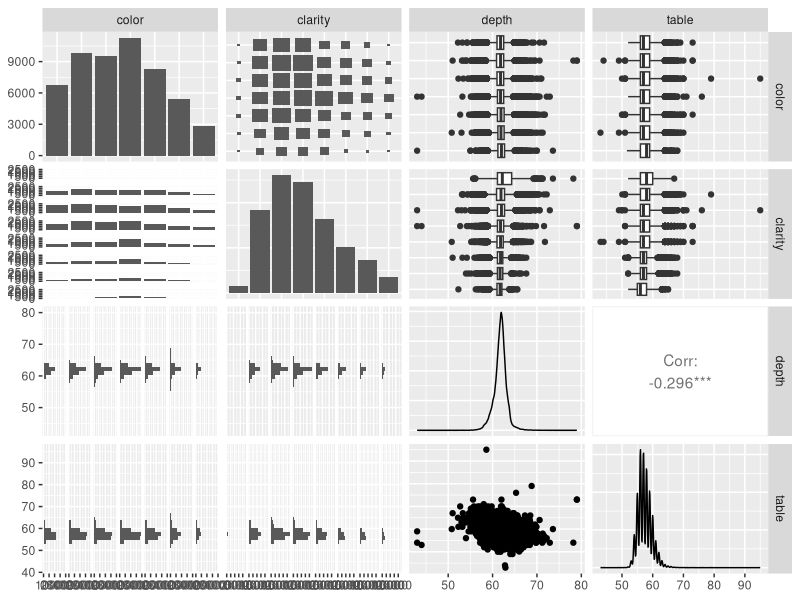
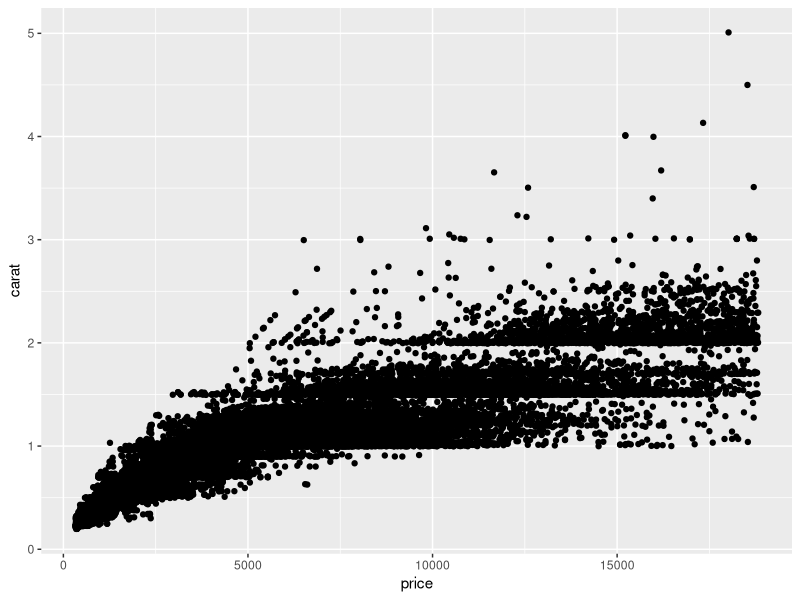
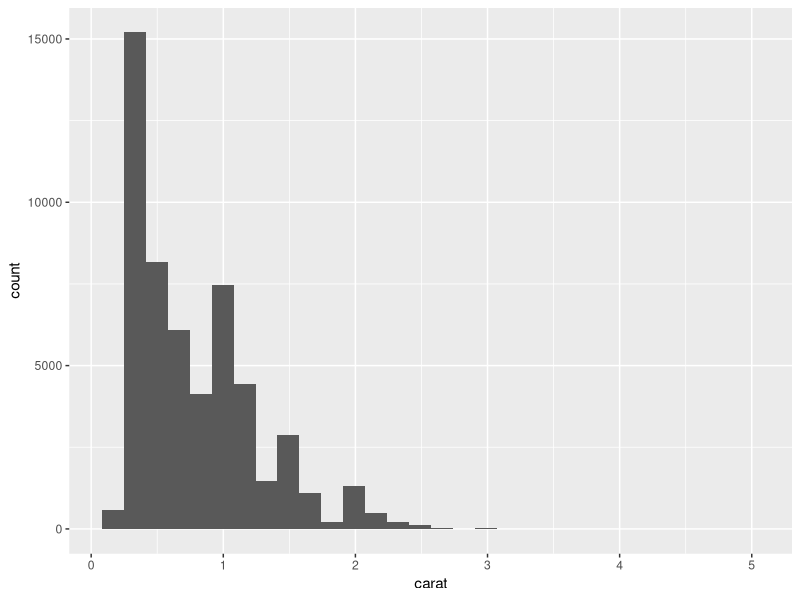

Write the R code that produced these figures, in order.
## ---- chunk 1
library(tidyverse)
library(skimr)
library(GGally)
## ---- chunk 2
#exploring ----

names(diamonds)
dim(diamonds)
summary(diamonds)
head(diamonds)
tail(diamonds)
skimr::skim(diamonds)
## ---- chunk 3
GGally::ggpairs(diamonds,
                columns = 3:6)

ggplot(data = diamonds, aes(x = price, y = carat)) +
         geom_jitter()
## ---- chunk 4
ggplot(data = diamonds, aes(x = carat)) +
  geom_histogram()
